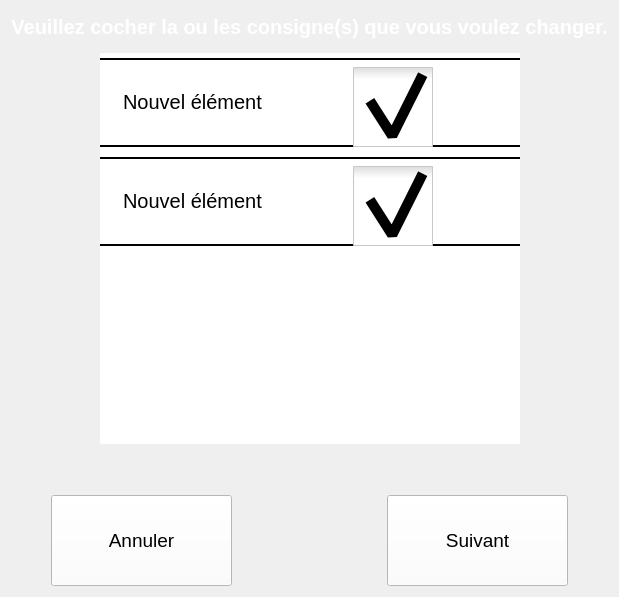
       <widget class="QWidget" name="P_checkboxechange">
        <layout class="QGridLayout" name="gridLayout_5">
         <item row="0" column="0">
          <widget class="QLabel" name="label_3">
           <property name="minimumSize">
            <size>
             <width>0</width>
             <height>31</height>
            </size>
           </property>
           <property name="maximumSize">
            <size>
             <width>16777215</width>
             <height>31</height>
            </size>
           </property>
           <property name="font">
            <font>
             <pointsize>15</pointsize>
             <weight>75</weight>
             <bold>true</bold>
            </font>
           </property>
           <property name="styleSheet">
            <string notr="true">color: rgb(255, 255, 255);</string>
           </property>
           <property name="text">
            <string>Veuillez cocher la ou les consigne(s) que vous voulez changer.</string>
           </property>
           <property name="alignment">
            <set>Qt::AlignCenter</set>
           </property>
          </widget>
         </item>
         <item row="1" column="0">
          <layout class="QHBoxLayout" name="horizontalLayout_6">
           <property name="margin">
            <number>5</number>
           </property>
           <item>
            <spacer name="horizontalSpacer_11">
             <property name="orientation">
              <enum>Qt::Horizontal</enum>
             </property>
             <property name="sizeType">
              <enum>QSizePolicy::MinimumExpanding</enum>
             </property>
             <property name="sizeHint" stdset="0">
              <size>
               <width>40</width>
               <height>20</height>
              </size>
             </property>
            </spacer>
           </item>
           <item>
            <widget class="QListWidget" name="ListBoxes">
             <property name="sizePolicy">
              <sizepolicy hsizetype="MinimumExpanding" vsizetype="MinimumExpanding">
               <horstretch>0</horstretch>
               <verstretch>0</verstretch>
              </sizepolicy>
             </property>
             <property name="minimumSize">
              <size>
               <width>420</width>
               <height>391</height>
              </size>
             </property>
             <property name="maximumSize">
              <size>
               <width>420</width>
               <height>391</height>
              </size>
             </property>
             <property name="font">
              <font>
               <pointsize>15</pointsize>
               <weight>50</weight>
               <bold>false</bold>
              </font>
             </property>
             <property name="styleSheet">
              <string notr="true">QListWidget::item {
     margin :5 0 5 0; 
     border-bottom:2px solid black;
     border-top:2px solid black;
	 font:15pt;
     background-color: white;
	 min-height:85px; 
     max-height:85px;
 
}

QListWidget{
    background-color: white;
	border-radius: 2px;
 	font:15pt;
	position:center;
}


 QScrollBar::vertical{
	border-radius: 2px;
	width:60px;	
    border: 2px solid white;
	background: grey;
	margin:25 1 25 1;
}

QScrollBar::handle:vertical{
	border-radius: 27px;
	border: 2px solid;
	min-height: 40px;
    min-width:53px;
    max-height: 53px;
    max-width:40px;		
	border-color: rgb(66, 66, 66);
	background: white
}
QScrollBar::add-line:vertical {
    border: 2px solid white;
    border-radius:16px;    
    background: grey;
    height: 25px;
    subcontrol-position: top;
    subcontrol-origin: margin;
}

QScrollBar::sub-line:vertical {
	border-radius:16px;    
	border: 2px solid white;
    background: grey;
    height: 25px;
    subcontrol-position: bottom;
    subcontrol-origin: margin;
}
QScrollBar:down-arrow:vertical, QScrollBar::up-arrow:vertical{
    width: 10px;
    height: 10px;
    background: white;
}

QScrollBar::add-page:vertical, QScrollBar::sub-page:vertical {
    background: none;
}

QListWidget::indicator{

	min-height:80px;
	min-width:80px;
	max-height:80px;
	max-width:80px;
	right:-250px;
	top:-28px;
	
}
</string>
             </property>
             <property name="verticalScrollBarPolicy">
              <enum>Qt::ScrollBarAsNeeded</enum>
             </property>
             <property name="horizontalScrollBarPolicy">
              <enum>Qt::ScrollBarAlwaysOff</enum>
             </property>
             <property name="editTriggers">
              <set>QAbstractItemView::NoEditTriggers</set>
             </property>
             <property name="showDropIndicator" stdset="0">
              <bool>true</bool>
             </property>
             <property name="selectionMode">
              <enum>QAbstractItemView::NoSelection</enum>
             </property>
             <property name="flow">
              <enum>QListView::TopToBottom</enum>
             </property>
             <property name="resizeMode">
              <enum>QListView::Adjust</enum>
             </property>
             <property name="layoutMode">
              <enum>QListView::Batched</enum>
             </property>
             <item>
              <property name="text">
               <string>Nouvel élément</string>
              </property>
              <property name="checkState">
               <enum>Checked</enum>
              </property>
             </item>
             <item>
              <property name="text">
               <string>Nouvel élément</string>
              </property>
              <property name="checkState">
               <enum>Checked</enum>
              </property>
             </item>
            </widget>
           </item>
           <item>
            <spacer name="horizontalSpacer_12">
             <property name="orientation">
              <enum>Qt::Horizontal</enum>
             </property>
             <property name="sizeType">
              <enum>QSizePolicy::MinimumExpanding</enum>
             </property>
             <property name="sizeHint" stdset="0">
              <size>
               <width>40</width>
               <height>20</height>
              </size>
             </property>
            </spacer>
           </item>
          </layout>
         </item>
         <item row="2" column="0">
          <spacer name="verticalSpacer_7">
           <property name="orientation">
            <enum>Qt::Vertical</enum>
           </property>
           <property name="sizeType">
            <enum>QSizePolicy::Fixed</enum>
           </property>
           <property name="sizeHint" stdset="0">
            <size>
             <width>20</width>
             <height>40</height>
            </size>
           </property>
          </spacer>
         </item>
         <item row="3" column="0">
          <layout class="QHBoxLayout" name="horizontalLayout_5">
           <item>
            <spacer name="horizontalSpacer_9">
             <property name="orientation">
              <enum>Qt::Horizontal</enum>
             </property>
             <property name="sizeType">
              <enum>QSizePolicy::Fixed</enum>
             </property>
             <property name="sizeHint" stdset="0">
              <size>
               <width>40</width>
               <height>20</height>
              </size>
             </property>
            </spacer>
           </item>
           <item>
            <widget class="QPushButton" name="B_Cancel_Change">
             <property name="minimumSize">
              <size>
               <width>181</width>
               <height>91</height>
              </size>
             </property>
             <property name="maximumSize">
              <size>
               <width>181</width>
               <height>91</height>
              </size>
             </property>
             <property name="font">
              <font>
               <pointsize>14</pointsize>
              </font>
             </property>
             <property name="styleSheet">
              <string notr="true">QPushButton{
 background-color: rgb(255, 255, 255);
}

QPushButton:pressed{ 
	background-color: rgb(222, 222, 222);
}</string>
             </property>
             <property name="text">
              <string>Annuler</string>
             </property>
            </widget>
           </item>
           <item>
            <spacer name="horizontalSpacer_8">
             <property name="orientation">
              <enum>Qt::Horizontal</enum>
             </property>
             <property name="sizeHint" stdset="0">
              <size>
               <width>40</width>
               <height>20</height>
              </size>
             </property>
            </spacer>
           </item>
           <item>
            <widget class="QPushButton" name="B_Next_Change">
             <property name="minimumSize">
              <size>
               <width>181</width>
               <height>91</height>
              </size>
             </property>
             <property name="maximumSize">
              <size>
               <width>181</width>
               <height>91</height>
              </size>
             </property>
             <property name="font">
              <font>
               <pointsize>14</pointsize>
              </font>
             </property>
             <property name="styleSheet">
              <string notr="true">QPushButton{
 background-color: rgb(255, 255, 255);
}

QPushButton:pressed{ 
	background-color: rgb(222, 222, 222);
}</string>
             </property>
             <property name="text">
              <string>Suivant</string>
             </property>
            </widget>
           </item>
           <item>
            <spacer name="horizontalSpacer_10">
             <property name="orientation">
              <enum>Qt::Horizontal</enum>
             </property>
             <property name="sizeType">
              <enum>QSizePolicy::Fixed</enum>
             </property>
             <property name="sizeHint" stdset="0">
              <size>
               <width>40</width>
               <height>20</height>
              </size>
             </property>
            </spacer>
           </item>
          </layout>
         </item>
        </layout>
       </widget>
